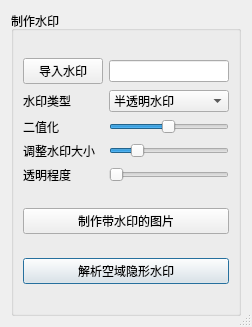
<?xml version="1.0" encoding="UTF-8"?>
<ui version="4.0">
 <class>WaterMarkView</class>
 <widget class="QDialog" name="WaterMarkView">
  <property name="geometry">
   <rect>
    <x>0</x>
    <y>0</y>
    <width>252</width>
    <height>327</height>
   </rect>
  </property>
  <property name="sizePolicy">
   <sizepolicy hsizetype="Fixed" vsizetype="Fixed">
    <horstretch>0</horstretch>
    <verstretch>0</verstretch>
   </sizepolicy>
  </property>
  <property name="windowTitle">
   <string>水印制作工具</string>
  </property>
  <property name="sizeGripEnabled">
   <bool>true</bool>
  </property>
  <layout class="QGridLayout" name="gridLayout">
   <item row="0" column="1">
    <widget class="QGroupBox" name="groupBox">
     <property name="maximumSize">
      <size>
       <width>16777215</width>
       <height>16777215</height>
      </size>
     </property>
     <property name="title">
      <string>制作水印</string>
     </property>
     <layout class="QGridLayout" name="gridLayout_9">
      <item row="2" column="1">
       <widget class="QPushButton" name="analysis">
        <property name="text">
         <string>解析空域隐形水印</string>
        </property>
       </widget>
      </item>
      <item row="1" column="1">
       <widget class="QPushButton" name="generate">
        <property name="text">
         <string>制作带水印的图片</string>
        </property>
       </widget>
      </item>
      <item row="0" column="1">
       <layout class="QGridLayout" name="gridLayout_8">
        <item row="1" column="0">
         <widget class="QLabel" name="label">
          <property name="text">
           <string>水印类型</string>
          </property>
         </widget>
        </item>
        <item row="4" column="1">
         <widget class="QSlider" name="change_transparent">
          <property name="maximum">
           <number>100</number>
          </property>
          <property name="orientation">
           <enum>Qt::Horizontal</enum>
          </property>
         </widget>
        </item>
        <item row="4" column="0">
         <widget class="QLabel" name="label_2">
          <property name="text">
           <string>透明程度</string>
          </property>
         </widget>
        </item>
        <item row="3" column="0">
         <widget class="QLabel" name="label_19">
          <property name="text">
           <string>调整水印大小</string>
          </property>
         </widget>
        </item>
        <item row="3" column="1">
         <widget class="QSlider" name="change_watermark_size">
          <property name="minimum">
           <number>1</number>
          </property>
          <property name="maximum">
           <number>500</number>
          </property>
          <property name="value">
           <number>100</number>
          </property>
          <property name="orientation">
           <enum>Qt::Horizontal</enum>
          </property>
         </widget>
        </item>
        <item row="2" column="1">
         <widget class="QSlider" name="change_watermark_th">
          <property name="maximum">
           <number>255</number>
          </property>
          <property name="value">
           <number>127</number>
          </property>
          <property name="orientation">
           <enum>Qt::Horizontal</enum>
          </property>
         </widget>
        </item>
        <item row="1" column="1">
         <widget class="QComboBox" name="change_watermark_type">
          <item>
           <property name="text">
            <string>半透明水印</string>
           </property>
          </item>
          <item>
           <property name="text">
            <string>空域隐形水印</string>
           </property>
          </item>
          <item>
           <property name="text">
            <string>频域隐形水印</string>
           </property>
          </item>
         </widget>
        </item>
        <item row="2" column="0">
         <widget class="QLabel" name="label_18">
          <property name="text">
           <string>二值化</string>
          </property>
         </widget>
        </item>
        <item row="0" column="0">
         <widget class="QPushButton" name="open_watermark">
          <property name="text">
           <string>导入水印</string>
          </property>
         </widget>
        </item>
        <item row="0" column="1">
         <widget class="QLineEdit" name="watermark_path"/>
        </item>
       </layout>
      </item>
     </layout>
    </widget>
   </item>
  </layout>
 </widget>
 <resources/>
 <connections/>
</ui>
